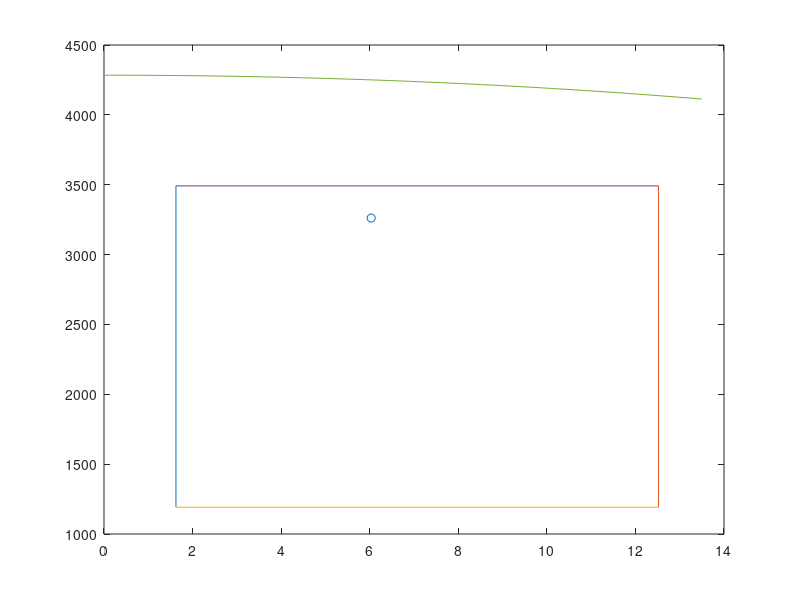

Write MATLAB code to recreate this figure.
x_min=1.6244450966154191;
x_max=12.52143;
y_max=3491.522882224483;
y_min=1191.9051890434162;
A=7.753923008455667e-9;
B=6.099069584024051e-5;
C=0.2833-0.141;
x=0:0.1:(x_max+1);
y=sqrt((C-B*x.^2)/A);
plot(x_min*[1 1],[y_min y_max]);hold on;
plot(x_max*[1 1],[y_min y_max]);hold on;
plot([x_min x_max],y_min*[1 1]);hold on;
plot([x_min x_max],y_max*[1 1]);hold on;
plot(x,y);hold on;
scatter(6.033082537782988,3261.6382560342036)